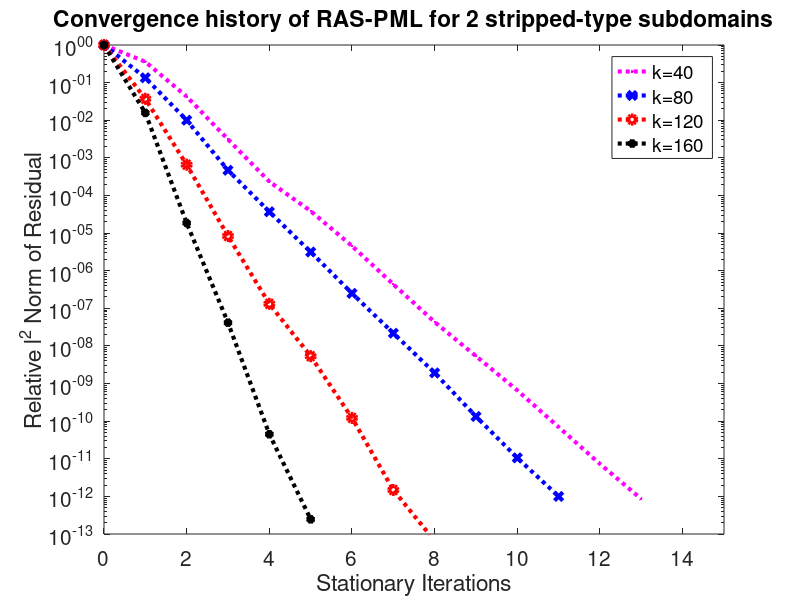

Recreate this plot in MATLAB.

res40 = [0.000353957, 0.000126816, 1.50587e-05, 1.0969e-06, 8.26023e-08, 1.35909e-08, 1.60643e-09, 1.53777e-10, 1.52925e-11, 1.89434e-12, 2.32191e-13, 2.45501e-14, 2.57126e-15, 3.00875e-16]
res80 = [0.000106515, 1.43206e-05, 1.0669e-06, 4.973e-08, 3.92333e-09, 3.3519e-10, 2.65716e-11, 2.32023e-12, 2.04851e-13, 1.41617e-14, 1.12336e-15, 1.06066e-16]
res120 = [5.24618e-05, 1.94677e-06, 3.4443e-08, 4.38412e-10, 6.91166e-12, 2.79752e-13, 6.39204e-15, 7.75301e-17, 3.42887e-18]
res160 = [3.17282e-05, 4.97009e-07, 5.86837e-10, 1.31745e-12, 1.42716e-15, 7.79492e-18]


semilogy(0:size(res40,2)-1,res40/res40(1),'m:.','DisplayName','k=40','LineWidth',3); hold on;

semilogy(0:size(res80,2)-1,res80/res80(1),'b:x','DisplayName','k=80','LineWidth',3); hold on;

semilogy(0:size(res120,2)-1,res120/res120(1),'r:o','DisplayName','k=120','LineWidth',3); hold on;

semilogy(0:size(res160,2)-1,res160/res160(1),'k:*','DisplayName','k=160','LineWidth',3); hold on;


legend('show');
axis([0 15 1e-13 1])
%axis([0 20 1e-10 1])
xlabel('Stationary Iterations');
ylabel('Relative l^2 Norm of Residual');
title('Convergence history of RAS-PML for 2 stripped-type subdomains');
set(gca,'FontSize',15);
hold off

